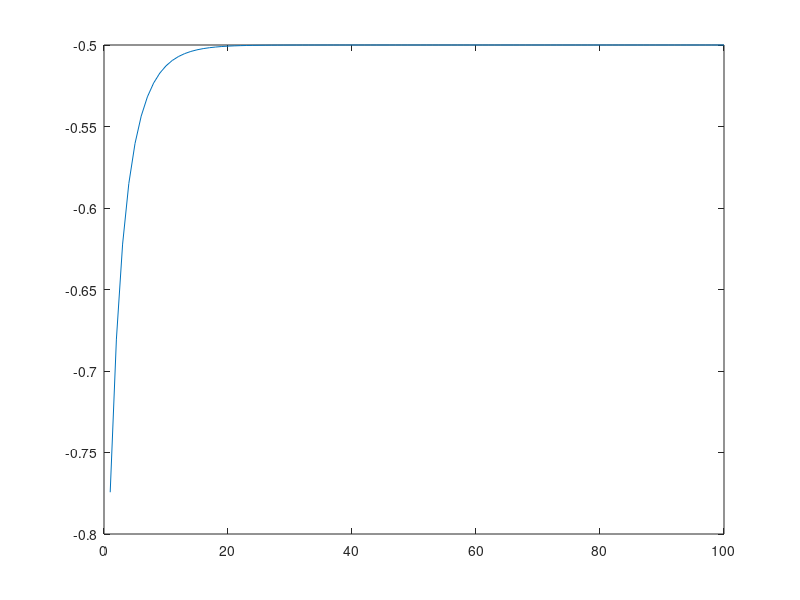

Here is the MATLAB script that generated this plot:
in_x1=1
in_x2=1
x1=[0.8,0.4,0.3]
x2=[0.2,0.9,0.5]
x3=0.3
x4=0.5
x5=0.9
out=0
n=100
alpha = 0.5
outputG = []
yy=[1:n]
for i = 1:n
    h1=in_x1*x1(1) + in_x2*x2(1);
    h1=(1/(1+e^(-h1)));
    h2=in_x1*x1(2) + in_x2*x2(2);
    h2=(1/(1+e^(-h2)));
    h3=in_x1*x1(3) + in_x2*x2(3);
    h3=(1/(1+e^(-h3)));
    finalSigmo = x3*h1 + x4*h2 + x5*h3;
    summation = finalSigmo;
    finalSigmo = (1/(1+e^(-finalSigmo)));
    delta = out - finalSigmo;
    outputG = [outputG delta];
    x3 = x3 + alpha*delta*x3;
    x4 = x4 + alpha*delta*x4;
    x5 = x5 + alpha*delta*x5;
    finalSigmo
    delta
    disp('Iteraton Start')    
    disp(x3)
    disp(x4)
    disp(x5)
    disp('Iteraton End')
endfor
plot(yy,outputG)